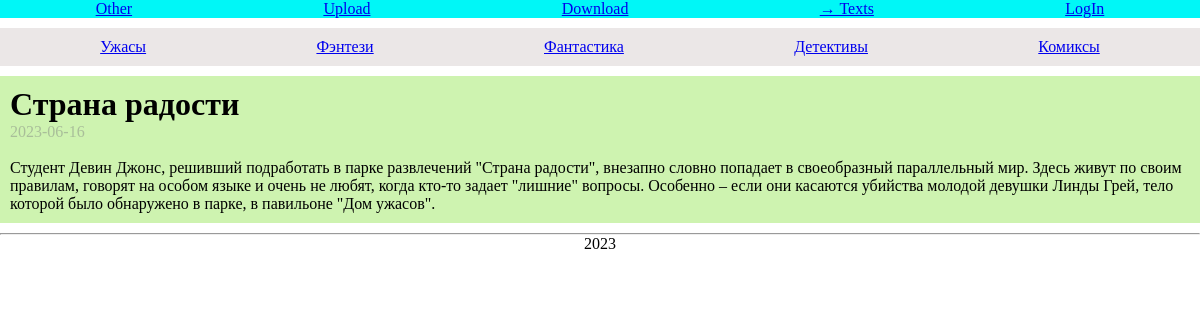
Page /articles?category=1&id=strana-radosti on the committed database.
### tables this page shows
CREATE TABLE `CATEGORIES` (
  `id` int(11) NOT NULL,
  `name` varchar(100) NOT NULL,
  `code` varchar(20) NOT NULL
);

CREATE TABLE `POSTS` (
  `id` int(5) NOT NULL,
  `active` tinyint(1) NOT NULL DEFAULT 1,
  `title` varchar(100) NOT NULL,
  `code` varchar(100) NOT NULL,
  `content` text NOT NULL,
  `category_id` int(11) NOT NULL,
  `author_id` int(11) NOT NULL,
  `date` timestamp NOT NULL DEFAULT current_timestamp()
);

### articles/index.php (the view, shortened to what this page needs)
<?php
require_once '../backend/connection.php';
?>
<link rel="stylesheet" href="../frontend/css/style.css">
<div class="cat1">
    <ul>
<?php
$result = $mysqli ->query('SELECT * FROM CATEGORIES');
if($result->num_rows){
    while($row = mysqli_fetch_assoc($result)){
        ?><li><a href='/articles?id=<?php echo "$row[id]"?>'><?php echo "$row[name]<br>"; ?></a></li>
        <?php
    }
} else {
    echo 'No comments';
};
?>
</ul>
</div>
<?php if (empty($_GET)){?>
<div class='lostItem'>
<ul>
    <?php
     $resultA = $mysqli ->query('SELECT * FROM POSTS Order by id desc LIMIT 6');
    if($resultA->num_rows){
        while($row = mysqli_fetch_assoc($resultA)){
            ?><li><a href='/articles?id=<?php echo "$row[code]"?>'><b><?php echo "$row[title]<br>"; ?></b></a>
            <p class='date'><?php echo substr($row['date'], 0, 10) ?></p>
            <p><?php echo "$row[content]<br><br>"; ?></p>
        </li>
    <?php
        }
    } else {
        echo 'No comments';
    };
    ?>
</ul>
</div>
<?php
} else{ require_once './pages.php';
};

### articles/pages.php (shortened to what this page needs)
<link rel="stylesheet" href="../css/style.css">
<div class="all">
        <?php
$result3 = $mysqli->query('SELECT * FROM POSTS');
if($result3->num_rows){
    while($row = mysqli_fetch_assoc($result3)){
        if($row['code'] == $_GET['id']){
        ?><h1><?php echo "$row[title]<br>";?></h1>
        <p class='date'><?php echo (substr($row['date'], 0, 10) . "<br><br>") ?></p>
            <p><?php echo "$row[content]<br>";?></p>
        <?php
        };
    }
} else {
    echo 'No comments';
};
?>
</div>

### frontend/css/style.css (style rules this page uses)
* { margin: 0; padding: 0; }
.head1 ul { background-color: rgb(0, 247, 247); display: flex; justify-content: space-around; align-items: center; }
.head1 li { list-style-type: none; }
.foot { width: 100%; text-align: center; }
.cat1 { display: flex; background-color: #ebe7e7; margin: 10px 0; padding: 10px 15px; flex-wrap: wrap; justify-content: space-around; align-items: center }
.cat1 ul { width: 100%; display: flex; flex-wrap: wrap; justify-content: space-around; }
.cat1 li { list-style-type: none; }
.all { background-color: #a5e96d8a; margin: 10px 0; padding: 10px 10px; list-style-type: none; }
.date { color: rgba(124, 126, 126, 0.452); }

### rows in the picture
categories: name "Ужасы"
categories: name "Фэнтези"
categories: name "Фантастика"
categories: name "Детективы"
categories: name "Комиксы"
posts: title "Страна радости", date "2023-06-16", content "Студент Девин Джонс, решивший подработать в парке развлечений \"Страна радости\", внезапно словно попадает в своеобразный параллельный мир. Здесь живут по своим правилам, говорят на особом языке и очень не любят, когда кто-то задает \"лишние\" вопросы. Особенно – если они касаются убийства молодой девушки Линды Грей, тело которой было обнаружено в парке, в павильоне \"Дом ужасов\"."
